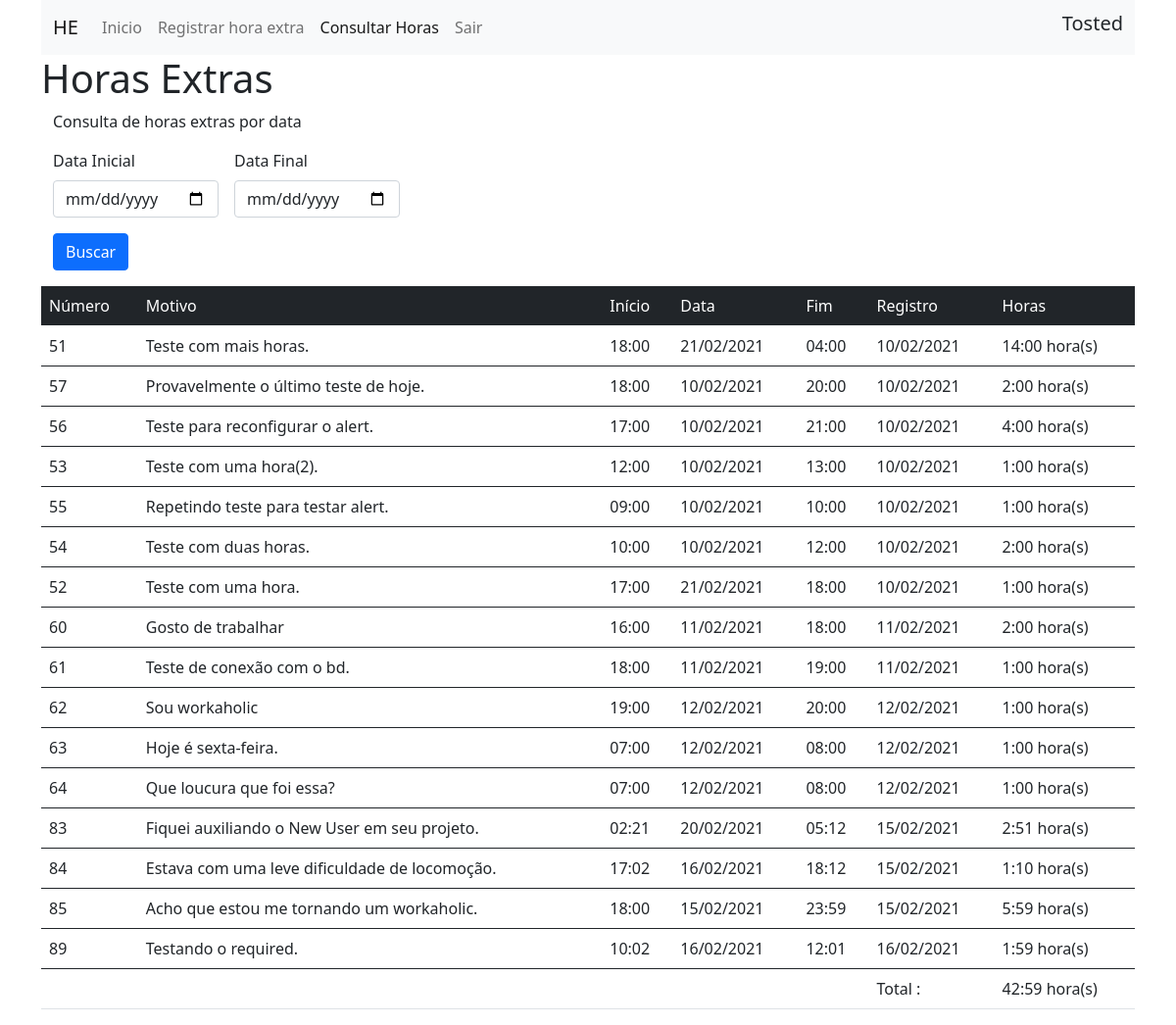
The app's page /Colaborador/horas_extras.php (signed in) with its own data.
### tables this page shows
CREATE TABLE IF NOT EXISTS `cadastro_horas` (
  `horas_id` int(11) NOT NULL AUTO_INCREMENT,
  `qntde_horas` int(11) DEFAULT NULL,
  `motivo` char(100) DEFAULT NULL,
  `hora_inicial` time,
  `data_inicial` date,
  `hora_final` time,
  `hora_registro` timestamp NULL,
  `usuario_id` int(11) NOT NULL,
  PRIMARY KEY (`horas_id`)
);

### connection.php (called while the page is built, shortened)
<?php
class DBConnection {
    private $DB_HOST = "127.0.0.1:3303";
    private $DB_USER = "root";
    private $DB_PASSWORD = "";
    private $DB_DATABASE = "youtrack";
    private function connect() {
        $con = mysqli_connect($this->DB_HOST, $this->DB_USER, $this->DB_PASSWORD) or die("Conexão não realizada" . mysqli_error($con));
        mysqli_select_db($con, $this->DB_DATABASE) or die("Erro ao escolher banco " . mysqli_error($con));
        return $con;
    }
    function getHorasByIdArray($user,$dti,$dtf)
    {
        $con = $this->connect();
        $sql = "SELECT * FROM cadastro_horas WHERE usuario_id = {$user['usuario_id']}";
        $resultCon = $con->query($sql);
        $horas = $resultCon;
        if ($horas) {
            return $horas;
        }else {
            return false;
        }
    }
    function hoursToMinutes($hours)
    {
        $minutes = 0;
        if (strpos($hours, ':') !== false)
        {
            list($hours, $minutes) = explode(':', $hours);
        }
        return $hours * 60 + $minutes;
    }
    function minutesToHours($minutes)
    {
        $hours = (int)($minutes / 60);
        $minutes -= $hours * 60;
        return sprintf("%d:%02.0f", $hours, $minutes);
    }
}
?>

### Colaborador/horas_extras.php (the view, shortened to what this page needs)
<?php
require_once('connection.php');
$connection = new DBConnection;
$dti= isset($_POST['data_inicial']) ?$_POST['data_inicial']:'';
$dtf= isset($_POST['data_final']) ?$_POST['data_final']:'';
$horas = $connection->getHorasByIdArray($_SESSION['user'],$dti,$dtf);
?>
<!DOCTYPE html>
    <head>
    <link href="https://cdn.jsdelivr.net/npm/bootstrap@5.0.0-beta1/dist/css/bootstrap.min.css" rel="stylesheet">
    </head>
    <body>
    <div class="container">
    <nav class="navbar navbar-expand-lg navbar-light bg-light">
      <div class="container-fluid">
        <a class="navbar-brand" href="home.php">HE</a>
        <div class="collapse navbar-collapse" id="navbarSupportedContent">
          <ul class="navbar-nav me-auto mb-2 mb-lg-0">
            <li class="nav-item">
              <a class="nav-link" aria-current="page" href="home.php">Inicio</a>
            </li>
            <li class="nav-item">
              <a class="nav-link" aria-current="page" href="cadastro_hora_extra.php">Registrar hora extra</a>
            </li>
            <li class="nav-item">
              <a class="nav-link active" aria-current="page" href="horas_extras.php">Consultar Horas</a>
            </li>
            <li class="nav-item">
            <a class="nav-link" aria-current="page" href="index.php">Sair</a>
        </li>
          </ul>
          <div class="d-flex">
            <h5><?=ucwords($_SESSION['user'][3])?></h5>
          </div>
        </div>
      </div>
    </nav>
    <h1> Horas Extras </h1>
    <div class="container">
      <div>
      <p>Consulta de horas extras por data</p>
        <form class="row g-3" method="POST">
      <div class="col-auto">
        <label for="datainicial" class="form-label">Data Inicial</label>
        <input type="date" class="form-control" id="data_inicial" name="data_inicial" required>
      </div>
      <div class="col-auto">
        <label for="datafinal" class="form-label">Data Final</label>
        <input type="date" class="form-control" id="data_final" name="data_final">
      </div>
      <div class="container-fluid">
        <button type="submit" class="btn btn-primary" name="btn_buscar" value="Buscar hora extra"> Buscar </button>
      </div>
    </form>
      </div>
    </div>
    <table class="table table-hover">
        <thead class="table-dark">
            <tr>
                <td>Número</td>
                <td>Motivo</td>
                <td>Início</td>
                <td>Data</td>
                <td>Fim</td>
                <td>Registro</td>
                <td>Horas</td>
            </tr>
        </thead>
        <tbody>
        <?php
            $total = 0;
        while ($hora = $horas->fetch_array()) {
            $hi = date_create($hora['hora_inicial']);
            $hf = date_create($hora['hora_final']);
            $diff=date_diff($hi,$hf);
            $hours=$diff->format("%h:%I");
            $ht = $connection->hoursToMinutes($hours);
            $total  = $total+$ht;
        ?>
            <tr>
                <td><?=$hora['horas_id']?></td>
                <td><?=$hora['motivo']?></td>
                <td><?=date('H:i', strtotime($hora['hora_inicial']))?></td>
                <td><?=date('d/m/Y', strtotime($hora['data_inicial']))?></td>
                <td><?=date('H:i', strtotime($hora['hora_final']))?></td>
                <td><?=date('d/m/Y', strtotime($hora['hora_registro']))?></td>
                <td><?=$diff->format("%h:%I hora(s)")?></td>
            </tr>
        </tbody>
        <?php
        }
        ?>
        <tr>
        <td colspan="5"></td>
        <td>Total :</td>
        <td><?=$connection->minutesToHours($total)?> hora(s)</td>
        </tr>
    </table>
    </div>
</body>

### records on screen
cadastro_horas: horas_id "51", motivo "Teste com mais horas.", hora_inicial "18:00", data_inicial "21/02/2021", hora_final "04:00", hora_registro "10/02/2021", $diff->format("%h:%I hora(s)") "14:00 hora(s)"
cadastro_horas: horas_id "57", motivo "Provavelmente o último teste de hoje.", hora_inicial "18:00", data_inicial "10/02/2021", hora_final "20:00", hora_registro "10/02/2021", $diff->format("%h:%I hora(s)") "2:00 hora(s)"
cadastro_horas: horas_id "56", motivo "Teste para reconfigurar o alert.", hora_inicial "17:00", data_inicial "10/02/2021", hora_final "21:00", hora_registro "10/02/2021", $diff->format("%h:%I hora(s)") "4:00 hora(s)"
cadastro_horas: horas_id "53", motivo "Teste com uma hora(2).", hora_inicial "12:00", data_inicial "10/02/2021", hora_final "13:00", hora_registro "10/02/2021", $diff->format("%h:%I hora(s)") "1:00 hora(s)"
cadastro_horas: horas_id "55", motivo "Repetindo teste para testar alert.", hora_inicial "09:00", data_inicial "10/02/2021", hora_final "10:00", hora_registro "10/02/2021", $diff->format("%h:%I hora(s)") "1:00 hora(s)"
cadastro_horas: horas_id "54", motivo "Teste com duas horas.", hora_inicial "10:00", data_inicial "10/02/2021", hora_final "12:00", hora_registro "10/02/2021", $diff->format("%h:%I hora(s)") "2:00 hora(s)"
cadastro_horas: horas_id "52", motivo "Teste com uma hora.", hora_inicial "17:00", data_inicial "21/02/2021", hora_final "18:00", hora_registro "10/02/2021", $diff->format("%h:%I hora(s)") "1:00 hora(s)"
cadastro_horas: horas_id "60", motivo "Gosto de trabalhar", hora_inicial "16:00", data_inicial "11/02/2021", hora_final "18:00", hora_registro "11/02/2021", $diff->format("%h:%I hora(s)") "2:00 hora(s)"
cadastro_horas: horas_id "61", motivo "Teste de conexão com o bd.", hora_inicial "18:00", data_inicial "11/02/2021", hora_final "19:00", hora_registro "11/02/2021", $diff->format("%h:%I hora(s)") "1:00 hora(s)"
cadastro_horas: horas_id "62", motivo "Sou workaholic", hora_inicial "19:00", data_inicial "12/02/2021", hora_final "20:00", hora_registro "12/02/2021", $diff->format("%h:%I hora(s)") "1:00 hora(s)"
cadastro_horas: horas_id "63", motivo "Hoje é sexta-feira.", hora_inicial "07:00", data_inicial "12/02/2021", hora_final "08:00", hora_registro "12/02/2021", $diff->format("%h:%I hora(s)") "1:00 hora(s)"
cadastro_horas: horas_id "64", motivo "Que loucura que foi essa?", hora_inicial "07:00", data_inicial "12/02/2021", hora_final "08:00", hora_registro "12/02/2021", $diff->format("%h:%I hora(s)") "1:00 hora(s)"
cadastro_horas: horas_id "83", motivo "Fiquei auxiliando o New User em seu projeto.", hora_inicial "02:21", data_inicial "20/02/2021", hora_final "05:12", hora_registro "15/02/2021", $diff->format("%h:%I hora(s)") "2:51 hora(s)"
cadastro_horas: horas_id "84", motivo "Estava com uma leve dificuldade de locomoção.", hora_inicial "17:02", data_inicial "16/02/2021", hora_final "18:12", hora_registro "15/02/2021", $diff->format("%h:%I hora(s)") "1:10 hora(s)"
cadastro_horas: horas_id "85", motivo "Acho que estou me tornando um workaholic.", hora_inicial "18:00", data_inicial "15/02/2021", hora_final "23:59", hora_registro "15/02/2021", $diff->format("%h:%I hora(s)") "5:59 hora(s)"
cadastro_horas: horas_id "89", motivo "Testando o required.", hora_inicial "10:02", data_inicial "16/02/2021", hora_final "12:01", hora_registro "16/02/2021", $diff->format("%h:%I hora(s)") "1:59 hora(s)"

### other values on screen
$_SESSION['user'][3] "Tosted"
$connection->minutesToHours($total) "42:59"
